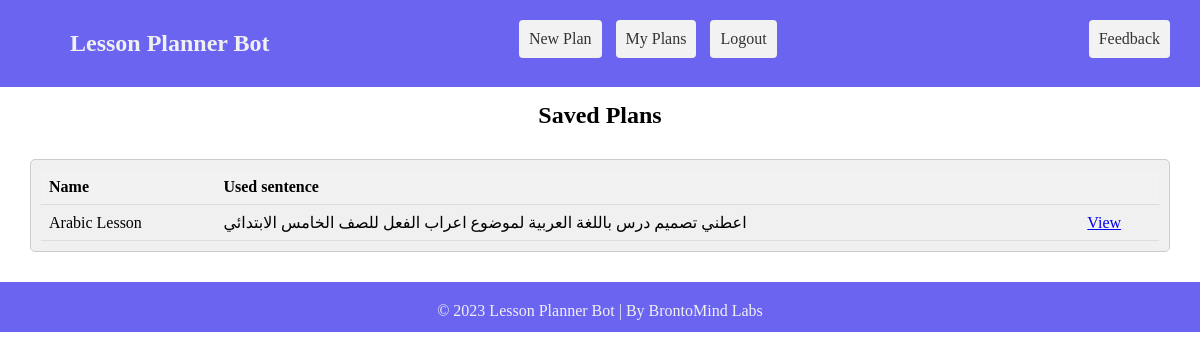
The page /lessons/myreports (signed in) on the database as committed earlier.
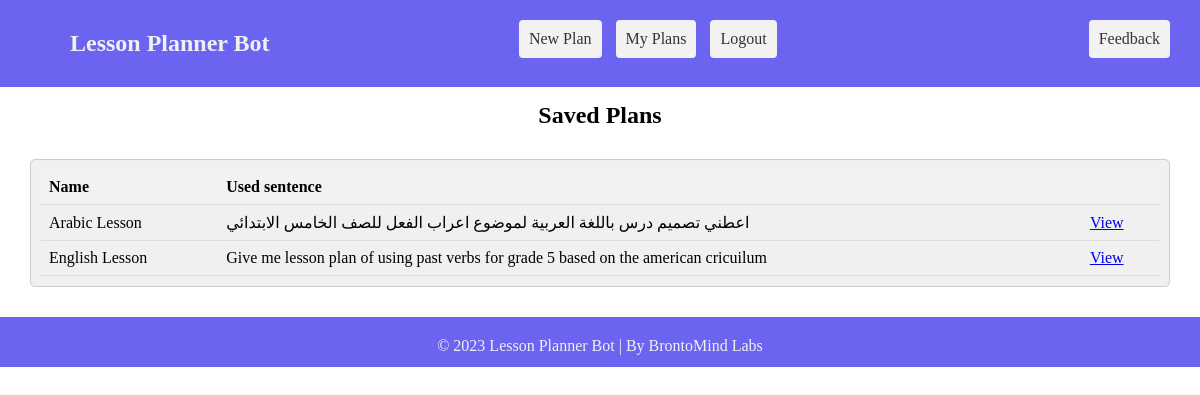
The same page on the database as committed later.
### app/edu/database/models/ModelLessonDesign.py (models this page shows, shortened)
class ModelLessonDesign(db.Model):
    __tablename__ = 'lesson_design'
    id = Column(String, primary_key=True, unique=True)
    lesson_design_name = Column(String)
    desc = Column(String)
    user_id = Column(String)

### app/modules/lessons/routes.py (the view)
@blueprint.route('/lessons/myreports', methods=['POST', 'GET'])
@login_required
def myreports():
    lessons_controller = LessonsController()
    return lessons_controller.get_all_reports()

### app/__init__.py (called while the page is built)
def configure_database(app):
    @app.before_first_request
    def initialize_database():
        db.create_all()
    @app.teardown_request
    def shutdown_session(exception=None):
        db.session.remove()

### app/base/models.py (called while the page is built)
@login_manager.user_loader
def user_loader(id):
    return User.query.filter_by(id=id).first()

### app/edu/controllers/LessonsController.py (called while the page is built)
    def get_all_reports(self):
        crudlessondesign = CRUDLessonDesign()
        lessondesigns = crudlessondesign.retrieve_all(session['logger'])
        if len(lessondesigns) > 0:
            return render_template("application/pages/lessons/myplans.html", lesson_designs=lessondesigns, reports_excit = 'Yes')
        return render_template("application/pages/lessons/myplans.html", reports_excit='No')

### app/edu/database/crud/CRUDLessonDesign.py (called while the page is built)
    def retrieve_all(self, user_id):
        modellessondesign = ModelLessonDesign.query.filter_by(user_id=user_id).order_by('lesson_design_name').all()
        return modellessondesign

### app/templates/application/pages/lessons/myplans.html (shortened to what this page needs)
{% extends 'layouts/base_logged.html' %}
{% block content %}
    <section>
        {% if reports_excit == 'Yes' %}
            <div style="padding-top: 15px;">
                <h1 style="text-align: center">Saved Plans</h1>
            </div>
            <div class="paragraph-box">
                <table>
                    <tr>
                        <th>Name</th>
                        <th>Used sentence</th>
                        <th></th>
                    </tr>
                    {% for lesson_design in lesson_designs %}
                        <tr>
                            <td>{{ lesson_design['lesson_design_name']|safe }}</td>
                            <td>{{ lesson_design['desc']|safe }}</td>
                            <td><a href="/lessons/view?r={{ lesson_design['id'] }}">View</a></td>
                        </tr>
                    {% endfor %}
                </table>
            </div>
        {% else %}
            <div class="paragraph-box">
                <h4>You don't have any saved plans</h4>
            </div>
        {% endif %}
    </section>
{% endblock content %}

### app/templates/layouts/base_logged.html (shortened to what this page needs)
<html>
<head>
    <link href="../static/css/main.css" rel="stylesheet"/>
</head>
<body>
<section class="header">
    <div class="container_header">
        <div class="logo">
            <h1>Lesson Planner Bot</h1>
        </div>
        <div>
            <ul class="menu">
                <li><a href="/lessons/startreport">New Plan</a></li>
                <li><a href="/lessons/myreports">My Plans</a></li>
                <li><a href="/logout">Logout</a></li>
            </ul>
        </div>
        <div>
            <ul class="menu">
                <li><a href="/lessons/startreport">Feedback</a></li>
            </ul>
        </div>
    </div>
</section>
{% block content %}{% endblock content %}
{% include 'layouts/footer.html' %}

### app/templates/layouts/footer.html
<div class="footer">© 2023 Lesson Planner Bot | By BrontoMind Labs</div>
    </body>
</html>

### app/static/css/main.css (style rules this page uses)
* { margin: 0; padding: 0; box-sizing: border-box; }
.paragraph-box { background-color: #f0f0f0; margin: 30px; padding: 10px; border: 1px solid #cccccc; border-radius: 5px; }
.header { padding: 20px; background-color: #6a64f1; }
.logo { color: #f0f0f0; text-align: left; padding-bottom: 10px; padding-top: 10px; padding-left: 50px; }
ul.menu { list-style: none; margin: 0; padding: 0; text-align: right; }
ul.menu li { display: inline-block; margin-right: 10px; }
ul.menu li a { display: block; padding: 10px; text-decoration: none; background-color: #f2f2f2; color: #333; border-radius: 4px; }
.container_header { display: grid; grid-template-columns: 1fr 1fr 1fr; grid-gap: 20px; }
table { width: 100%; border-collapse: collapse; }
th, td { padding: 8px; text-align: left; border-bottom: 1px solid #ddd; }
th { background-color: #f2f2f2; font-weight: bold; }
.footer { text-align: center; padding: 20px; background-color: #6a64f1; color: #f0f0f0; height: 50px; }

Rows that differ between the two databases and show on the page:
added ModelLessonDesign: lesson_design_name "English Lesson", desc "Give me lesson plan of using past verbs for grade 5 based on the american cricuilum"
